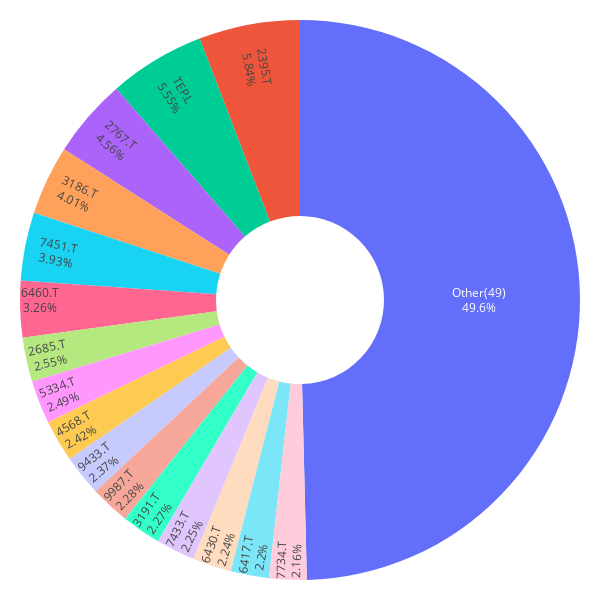

Source (notebook cell):
### Code cell
importlib.reload(lstm_utils)
importlib.reload(mpt_utils)

weights_1m, mu_1m, S_1m, allocations_1m, weights_all_1m = mpt_utils.portfolio_and_plot(df_forecast_1m, df)

### Figure 1 — Plotly figure (JSON) as saved in the notebook; plotly's stock layout.template omitted (floating-point values rounded to 4 significant figures)
{"data": [{"hole": 0.3, "insidetextorientation": "radial", "labels": ["2395.T", "2685.T", "2767.T", "6430.T", "TEP.L", "3186.T", "7734.T", "6460.T", "4568.T", "5334.T", "9433.T", "7433.T", "6417.T", "9987.T", "3191.T", "7451.T", "Other(49)"], "textinfo": "label+percent", "textposition": "inside", "values": [0.0448, 0.0196, 0.035, 0.0172, 0.0426, 0.0308, 0.0166, 0.025, 0.0186, 0.0191, 0.0182, 0.0173, 0.0169, 0.0175, 0.0174, 0.0302, 0.3808], "type": "pie"}], "layout": {"margin": {"l": 20, "r": 20, "t": 20, "b": 20}, "font": {"color": "black"}, "height": 600, "width": 600, "paper_bgcolor": "white", "plot_bgcolor": "white", "showlegend": false}}
